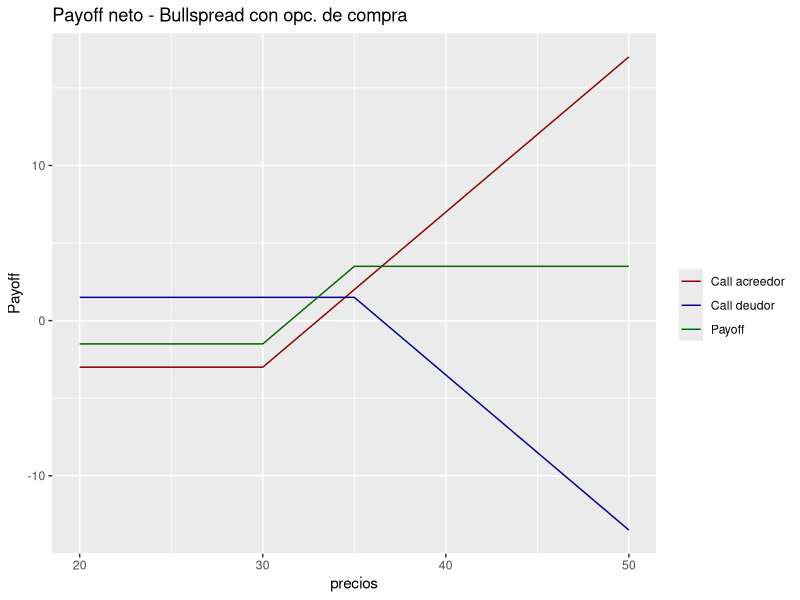
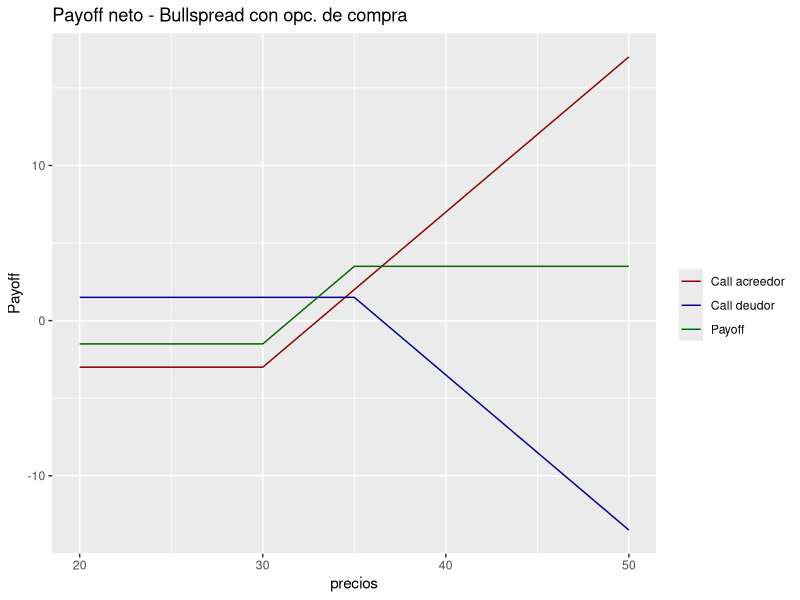

Reproduce these figures in R, in order.
#Ejercicio 2 - Estrategia con opciones y límites de las primas
library(ggplot2)
library(tidyverse)
#a) Bullspread con opciones de venta
#Para diseñar el mismo debemos comprar un call con precio de ejercicio bajo y vender un call con precio de ejercicio alto. Si construyéramos un bullspread con opciones de venta las posiciones deberían ser las opuestas.

precios <- seq(20, 50) #Definimos el rango de precios con el que vamos a trabajar (es posible asignar cualquier otro intervalo, siempre que sea entre números positivos)
k1 = 30  #Valor del menor strike
k2 = 35 #Valor del mayor strike 
prima1 = 3 #Prima correspondiente al menor strike
prima2 = 1.5 #Prima correspondiente al mayor strike

#Valor intrínseco y payoff del call en posic. acreedora
valintrínsecocall1 <- precios - k1 - prima1
payoffcall1 <- pmax(-prima1,valintrínsecocall1)

#Valor intrínseco y payoff del call en posic. deudora
valintrínsecocall2 <- precios - k2 - prima2
payoffcall2 <- pmin(prima2,-valintrínsecocall2)

#Payoff de la estrategia
payoff <- rowSums(cbind(payoffcall1,payoffcall2))

#Ahora creamos una tabla con los datos de los resultados

resultados <- data.frame(cbind(payoffcall1,payoffcall2,payoff))

#Procedemos a crear el gráfico correspondiente

ggplot(resultados, aes(x=precios)) + 
  geom_line(aes(y = payoffcall1, color = "Call acreedor")) + 
  geom_line(aes(y = payoffcall2, color="Call deudor"))+
  geom_line(aes(y=payoff, color = "Payoff")) +
  scale_colour_manual("", 
                      breaks = c("Call acreedor", "Call deudor", "Payoff"),
                      values = c("darkred", "darkblue", "darkgreen")) + ylab("Payoff")+
  ggtitle("Payoff neto - Bullspread con opc. de compra")

#b) Diseño de un bearspread con opciones de venta.
#Tendremos que estar en posición deudora en el put con menor k (k1) y en posición acreedora en el put con el k más alto. Eso significará que, de caer demasiado el precio de la acción, el put en k1 amortiguará las ganancias del put en k2

precios <- seq(20, 50) #Definimos el rango de precios con el que vamos a trabajar (es posible asignar cualquier otro intervalo, siempre que sea entre números positivos)
k1 = 30  #Valor del menor strike
k2 = 35 #Valor del mayor strike 
prima1put = 1.75 #Prima correspondiente al menor strike
prima2put = 2.5 #Prima correspondiente al mayor strike

#Valor intrínseco y payoff del call en posic. acreedora
valintrínsecocall1 <- precios - k1 - prima1
payoffcall1 <- pmax(-prima1,valintrínsecocall1)

#Valor intrínseco y payoff del call en posic. deudora
valintrínsecocall2 <- precios - k2 - prima2
payoffcall2 <- pmin(prima2,-valintrínsecocall2)

#Payoff de la estrategia
payoff <- rowSums(cbind(payoffcall1,payoffcall2))
# Generate a dataframe with the payoffcall1, payoffcall1 and payoff vectors
# in order to plot the strategy payoffs using ggplot
resultados <- data.frame(cbind(payoffcall1,payoffcall2,payoff))

ggplot(resultados, aes(x=precios)) + 
  geom_line(aes(y = payoffcall1, color = "Call acreedor")) + 
  geom_line(aes(y = payoffcall2, color="Call deudor"))+
  geom_line(aes(y=payoff, color = "Payoff")) +
  scale_colour_manual("", 
                      breaks = c("Call acreedor", "Call deudor", "Payoff"),
                      values = c("darkred", "darkblue", "darkgreen")) + ylab("Payoff")+
  ggtitle("Payoff neto - Bullspread con opc. de compra")

#El presente código se realizó tomando como base el de https://financetrain.com/options-strategy-create-bull-call-spread-with-r-language